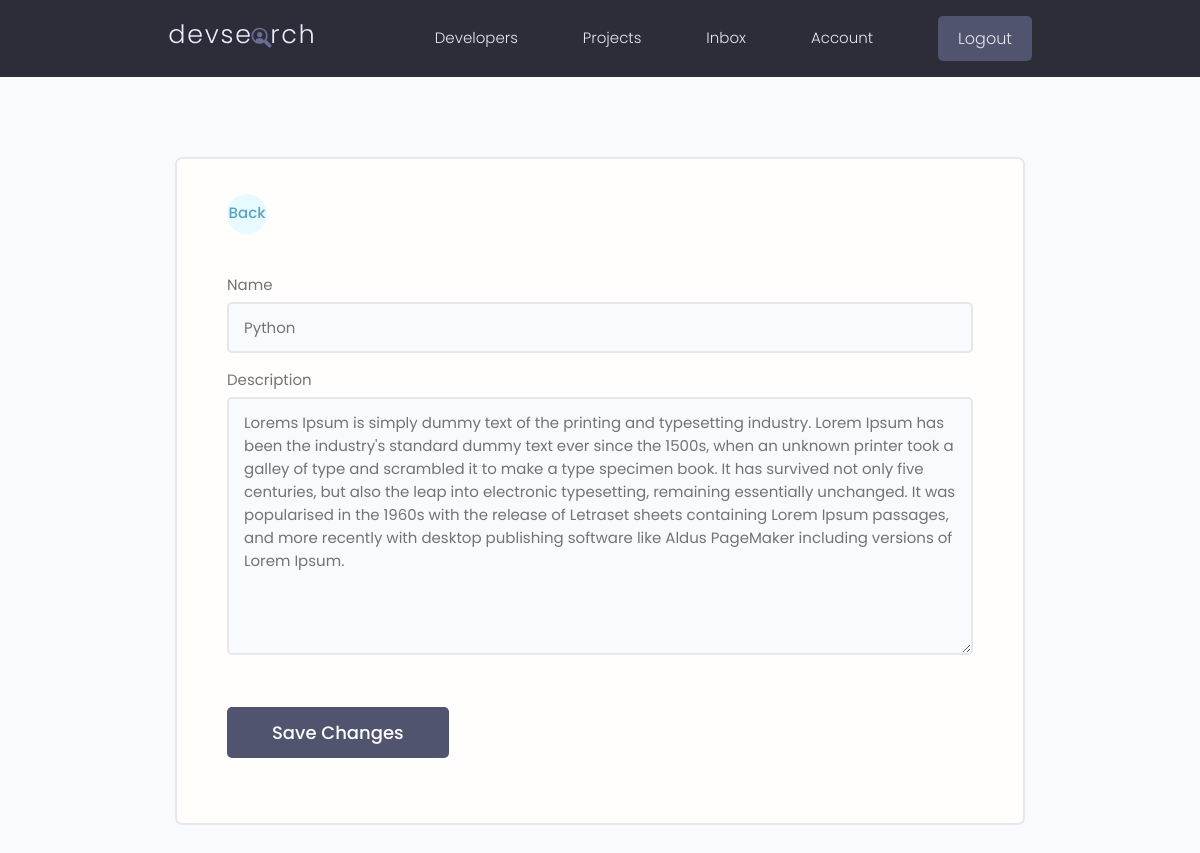
The app's page /update-skill/414392c0-7631-4b93-b78a-9ea72d8d2b01/ (signed in) with its own data.
### users/models.py (models this page shows, shortened)
class Skill(models.Model):
    owner = models.ForeignKey(
        Profile, on_delete=models.CASCADE, null=True, blank=True)
    name = models.CharField(max_length=200, blank=True, null=True)
    description = models.TextField(null=True,blank=True)
    created = models.DateTimeField(auto_now_add=True)
    id = models.UUIDField(default=uuid.uuid4, unique=True,
                          primary_key=True, editable=False)

### users/views.py (the view)
# urls.py: path('update-skill/<str:pk>/', views.updateSkill, name="update-skill"),
@login_required(login_url='login')
def updateSkill(request, pk):
    profile = request.user.profile
    skill = profile.skill_set.get(id=pk)  # Obține abilitatea specifică
    form = SkillForm(instance=skill)  # Populează formularul cu datele existente
    if request.method == 'POST':
        form = SkillForm(request.POST, instance=skill)
        if form.is_valid():
            form.save()  # Salvează modificările
            messages.success(request, 'Skill was updated successfully!')
            return redirect('account')  # Redirecționează către pagina de cont
    context = {'form': form}
    return render(request, 'users/skill_form.html', context)

### users/forms.py
class SkillForm(ModelForm):
    class Meta:
        model = Skill
        fields = '__all__'
        exclude = ['owner']
    def __init__(self, *args, **kwargs):
        super(SkillForm, self).__init__(*args, **kwargs)
        for name, field in self.fields.items():
            field.widget.attrs.update({'class': 'input'})

### users/templates/users/skill_form.html (shortened to what this page needs)
{% extends 'main.html' %}
{% block content %}
<main class="formPage my-xl">
    <div class="content-box">
        <div class="formWrapper">
            <a class="backButton" href="{% url 'account' %}"> Back</a>
            <br>
            <form class="form" method="POST" action="">
                {% for field in form %}
                <div class="form__field">
                    <label for="{{ field.id_for_label }}">{{ field.label }}</label>
                    {{ field }}
                </div>
                {% endfor %}
                <input class="btn btn--sub btn--lg my-md" type="submit" value="Save Changes" />
            </form>
        </div>
    </div>
</main>
{% endblock %}

### static/styles/app.css (style rules this page uses)
.btn--sub { background-color: var(--color-sub-light); }
.content-box { width: 95%; max-width: 85rem; margin: 0 auto; }
.backButton { background: var(--color-main-light); color: var(--color-main); width: 4rem; height: 4rem; display: flex; align-items: center; justify-content: center; border-radius: 50%; }
.formPage .formWrapper { list-style: none; background: var(--color-white); padding: 3.5rem 5rem; border: 2px solid var(--color-light); border-radius: 0.7rem; }

### static/uikit/styles/modules/_base.css (style rules this page uses)
* { margin: 0; padding: 0; box-sizing: border-box; text-rendering: optimizeLegibility; color: inherit; font-size: inherit; }
body { line-height: 1.6; font-weight: 400; font-size: 1.5rem; color: var(--color-text); background-color: var(--color-bg); min-height: 100vh; }

### static/uikit/styles/modules/_typography.css (style rules this page uses)
* { font-family: var(--font-base); }
a { padding-bottom: 2px; text-decoration: none; display: inline-block; color: var(--color-main); font-weight: var(--font-medium); }

### static/uikit/styles/modules/_utilities.css (style rules this page uses)
.my-md { margin: 3rem auto; }
.my-xl { margin: 8rem auto; }

### static/uikit/styles/modules/_button.css (style rules this page uses)
.btn { display: inline-block; position: relative; cursor: pointer; background-color: var(--color-light); font-weight: var(--font-medium); color: var(--color-sub); text-decoration: none; padding: 1rem 2rem; border-radius: 0.5rem; border: none; width: -webkit-fit-content; width: -moz-fit-content; width: fit-content; height: -webkit-fit-content; height: -moz-fit-content; height: fit-content; font-size: 1.6rem; outline-width: 0; outline-color: transparent; -webkit-backface-visibility: hidden; backface-visibility: hidden; transition: all 0.3s ease-in-out; }
.btn--sub { background-color: var(--color-sub); color: var(--color-white); }
.btn--lg { font-size: 1.8rem; padding: 1.2rem 4.5rem; }

### static/uikit/styles/modules/_form.css (style rules this page uses)
.form { display: block; }
.form__field { margin-top: 1.5rem; margin-bottom: 1.5rem; }
.form__label, .form__field > label { display: block; margin-bottom: 0.5rem; color: var(--color-text); }
input.input[type='text'], input.input[type='email'], input.input[type='password'], input.input[type='number'], textarea.input { min-width: 24rem; width: 100%; padding: 1.2rem 1.5rem; border-radius: 0.5rem; border: 2px solid var(--color-light); transition: all 0.3s ease-in-out; background-color: var(--color-bg); }

### records on screen
Skill: form "Python" "Lorems Ipsum is simply dummy text of the printing and typesetting industry. Lorem Ipsum has been the industry's standard dummy text ever since the 1500s, when an unknown printer took a galley of type and scrambled it to make a type specimen book. It has survived not only five centuries, but also the leap into electronic typesetting, remaining essentially unchanged. It was popularised in the 1960s with the release of Letraset sheets containing Lorem Ipsum passages, and more recently with desktop publishing software like Aldus PageMaker including versions of Lorem Ipsum."

### other values on screen
{{ field.label }} "Name" "Description"
